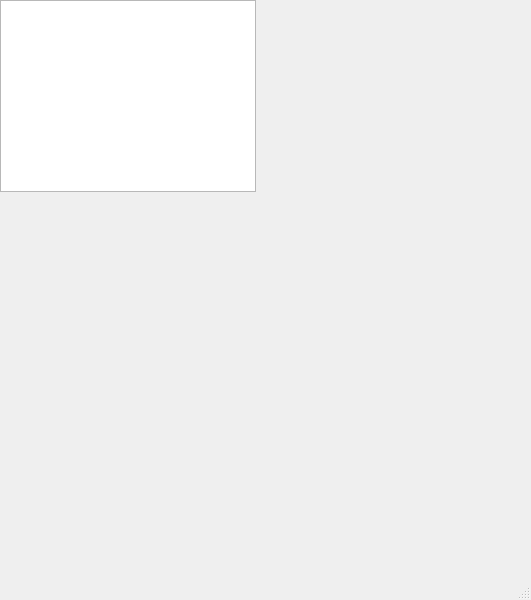
<?xml version="1.0" encoding="UTF-8"?>
<ui version="4.0">
 <class>MainWindow</class>
 <widget class="QMainWindow" name="MainWindow">
  <property name="geometry">
   <rect>
    <x>0</x>
    <y>0</y>
    <width>531</width>
    <height>600</height>
   </rect>
  </property>
  <property name="windowTitle">
   <string>MainWindow</string>
  </property>
  <widget class="QWidget" name="centralwidget">
   <widget class="QTableWidget" name="tableWidget">
    <property name="geometry">
     <rect>
      <x>0</x>
      <y>0</y>
      <width>256</width>
      <height>192</height>
     </rect>
    </property>
   </widget>
  </widget>
  <widget class="QMenuBar" name="menubar">
   <property name="geometry">
    <rect>
     <x>0</x>
     <y>0</y>
     <width>531</width>
     <height>26</height>
    </rect>
   </property>
  </widget>
  <widget class="QStatusBar" name="statusbar"/>
 </widget>
 <resources/>
 <connections/>
</ui>
